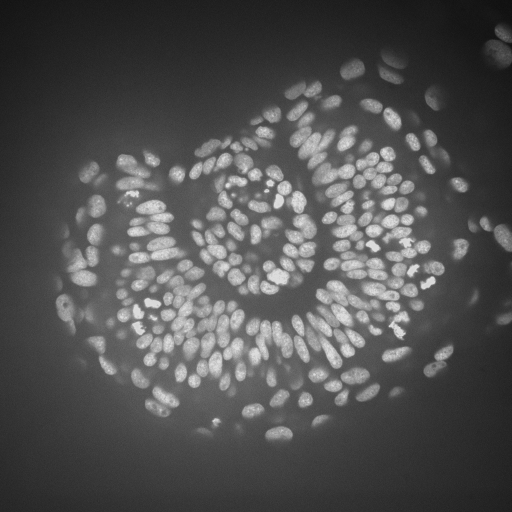
#> input picture docs/data/zebrafish_eye.tif, 1024 x 1024 px (shown at 1/2 size)
$ jupyter execute 20_filter_overview.ipynb
#> lines starting #> are read from the running program, lines starting #| are printed output that depends on the picture
# Filter overview
In this notebook we demonstrate some more typical filters using an example image showing a nucleus.

[cell 1]
import numpy as np

import matplotlib.pyplot as plt
from skimage.io import imread
from skimage import data
from skimage import filters
from skimage import morphology
from scipy.ndimage import convolve, gaussian_laplace
import stackview

If intensity around the nucleus is noise, image segmentation may be hard later on.

[cell 2]
image = imread('data/zebrafish_eye.tif')[504:554, 635:685]
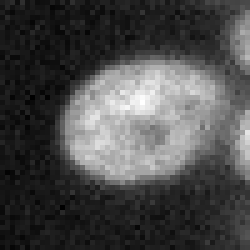
#> image: shape (50, 50) uint16 (shown 5 times larger); min 18036, max 56898, mean 29400.7; drawn with min black and max white

stackview.imshow(image)
#> (this line was passed over: stackview is not available in this run)

## Denoising
Common filters for denoising images are the mean filter, the median filter and the Gaussian filter.

[cell 3]
denoised_mean = filters.rank.mean(image, morphology.disk(5))
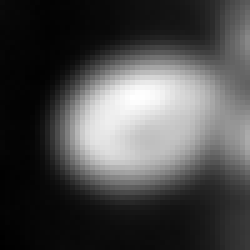
#> denoised_mean: shape (50, 50) uint16 (shown 5 times larger); min 20834, max 49910, mean 29353.7; drawn with min black and max white

stackview.imshow(denoised_mean)
#> (this line was passed over: stackview is not available in this run)

The borders of the nucleus are "blurred" and no longer sharp.
Alternatively, we can use the Median-filter which is edge-preserving.

[cell 4]
denoised_median = filters.median(image, morphology.disk(5))
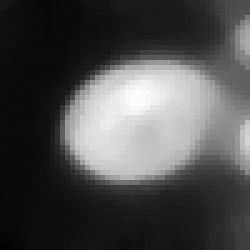
#> denoised_median: shape (50, 50) uint16 (shown 5 times larger); min 19977, max 50314, mean 29143.8; drawn with min black and max white

stackview.imshow(denoised_median)
#> (this line was passed over: stackview is not available in this run)

If we enter a too wide radius, the structures in the image will be lost.

[cell 5]
denoised_median2 = filters.median(image, morphology.disk(15))
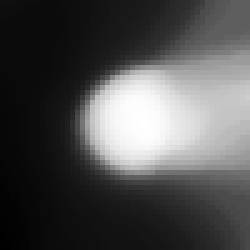
#> denoised_median2: shape (50, 50) uint16 (shown 5 times larger); min 20791, max 43746, mean 28031; drawn with min black and max white

stackview.imshow(denoised_median2)
#> (this line was passed over: stackview is not available in this run)

We can also show these images side-by-side using matplotlib.

[cell 6]
fig, axes = plt.subplots(1,3, figsize=(15,15))

stackview.imshow(denoised_mean, plot=axes[0])
#> (this line was passed over: stackview is not available in this run)
stackview.imshow(denoised_median, plot=axes[1])
#> (this line was passed over: stackview is not available in this run)
stackview.imshow(denoised_median2, plot=axes[2])
#> (this line was passed over: stackview is not available in this run)
